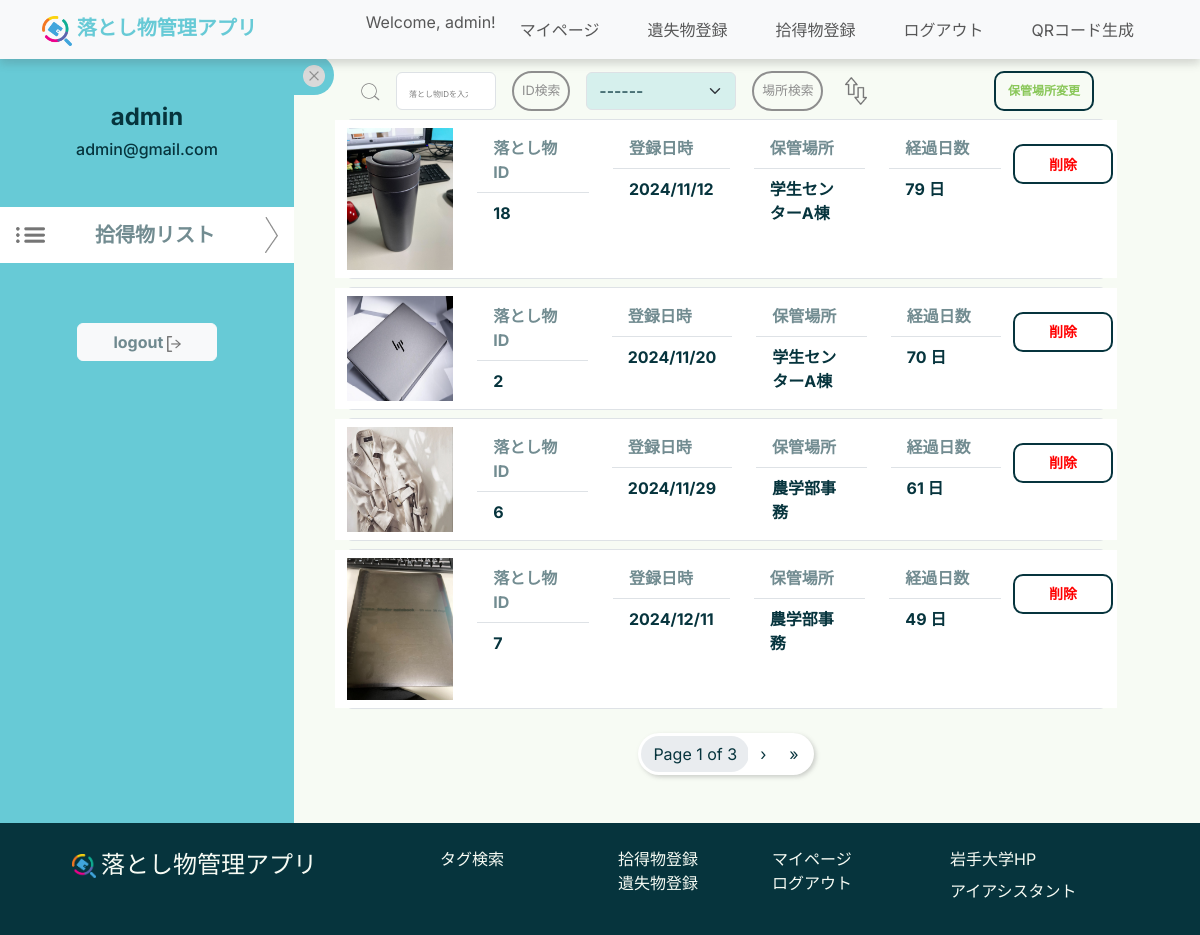
The app's page /mypage/administrator/ (signed in) with its own data.
### top/models.py (models this page shows, shortened)
class ItemImage(models.Model):
    id = models.AutoField(primary_key=True)
    item = models.ForeignKey(Item, on_delete=models.CASCADE, verbose_name="Item")
    image_path = models.ImageField(upload_to='item_images/', max_length=255, blank=True, null=True,
                                   verbose_name='Item Images')
    uploaded_at = models.DateTimeField(auto_now_add=True, null=True, blank=True)

class Item(models.Model):
    item_id = models.AutoField(primary_key=True)
    item_name = models.ForeignKey(ItemsNameTag, on_delete=models.CASCADE, verbose_name="Item Name")
    PorD_location = models.ForeignKey(PickedOrDroppedLocationsTag, on_delete=models.CASCADE,
                                      verbose_name="Picked or Dropped Location")
    storage_location = models.ForeignKey(StorageLocationsTag, on_delete=models.CASCADE, verbose_name="Storage Location", null=True)
    item_type = models.IntegerField(verbose_name="Item Type", help_text="0: Found, 1: Lost")
    status = models.SmallIntegerField(verbose_name="Status", help_text="0: Pending, 1: In Progress, 2: Resolved")
    created_at = models.DateTimeField() # 時間を自動的に更新しない
    updated_at = models.DateTimeField(auto_now=True, null=True, blank=True)
    contact_email = models.EmailField(max_length=100, null=True, blank=True)
    contact_phone = models.CharField(max_length=20, null=True, blank=True)
    description = models.TextField(null=True, blank=True)

class StorageLocationsTag(models.Model):
    storage_location_id = models.AutoField(primary_key=True)
    storage_location_name = models.CharField(max_length=100, verbose_name="Storage Location Name",
                                             help_text="Name of the place to store lost items, e.g., administrative office, library, etc.")
    description = models.TextField(null=True, blank=True)
    def __str__(self):
        return self.storage_location_name

### mypage/views.py (the view, shortened to what this page needs)
# urls.py: path("administrator/", views.admin_mypage, name="admin_mypage"),
def admin_mypage(request):
    search_ID = ""
    storage_tags = StorageLocationsTag.objects.all()
    order = request.session.get("order", "asc") # セッションから現在のorderを取得。デフォルトは'asc'
    selected_location = request.session.get("selected_location", "")  # セッションから選択された保管場所を取得
    if selected_location == "":
        founditemimages = ItemImage.objects.select_related("item").order_by("item__created_at")
    else:
        founditemimages = ItemImage.objects.select_related("item").order_by("item__created_at")
        location = StorageLocationsTag.objects.get(storage_location_name=selected_location)
        founditemimages = founditemimages.filter(item__storage_location=location)
    if order == "asc":
        founditemimages = founditemimages.order_by("item__created_at")
    elif order == "des":
        founditemimages = founditemimages.order_by("-item__created_at")
    if search_ID == "":
        pass
    else:
        search_ID = int(search_ID) # item_idのデータ型はint
        founditemimages = founditemimages.filter(item__item_id=search_ID)
    print(order)
    print(selected_location)
    paginator = Paginator(founditemimages, 4)  # 1ページに10件表示
    page_number = request.GET.get('page', 1)
    page_obj = paginator.get_page(page_number)
    return render(request, "administrator.html", {"founditemimages": page_obj, "storagetags": storage_tags})

### mypage/templates/administrator.html (shortened to what this page needs)
{% extends "base.html" %}
{% load static %}
{% block content %}
<body>
    <div class="container-fluid row" style="display: flex; width: 100%">
        <div class="col-xl-3 col-sm-12 text-center" id="sidebar" style="background-color: #67CAD6">
            <h4 class="fw-bold mt-5">{{ user.username }}</h4>
            <h6 class="mb-5">{{ user.email }}</h6>
            <div class="list row d-flex justify-content-center align-items-center mt-5" style="color: #06343D90; background-color: #FFFFFF; margin-bottom:60px;">
                <img src="{% static 'imgs\icons\LIST.png' %}" class="col-1" style="width: auto; height: 1em"></img>
                <h4 class="my-3 col-8 fw-bold" style="font-size: 20px;">拾得物リスト</h4>
                <img src="{% static 'imgs\icons\SCROLL ARROW side.png' %}" id="list-arrow" class="col-1" style="width: auto; height: auto"></img>
            </div>
            <a class="navbar-brand" href="{% url 'lostitem:logout' %}">
                <button type="button" class="btn btn-light fw-bold logout mb-5" style="color: #06343D90; width: 140px">
                    logout
                    <img src="{% static 'imgs\icons\logout.png' %}" style="width:auto; height:1em">
                </button>
            </a>
        </div>
        <button id="toggle-btn" class="btn btn-info btn-sm side-btn fw-bold">
            <img src="{% static 'imgs/icons/Component 3.png' %}" id="pls-btn" style="width: 22px; height: 22px;">
        </button>
        <div class="col-xl-8 col-sm-12 my-2" id="main-content">
            <form method="POST">
                <div class="container-fluid">
                    <div class="d-flex flex-column flex-md-row justify-content-between my-2 mb-md-0 gap-3">
                        <div class="d-flex justify-content-center align-items-center">
                            <img src="{% static 'imgs\icons\SEARCH I.png' %}" class="me-3" width="22" height="22">
                            <input type="number" id="searchBox" name="IDsearch" class="form-control me-3" placeholder="落とし物IDを入力" style="width: 100px;" onkeyup="searchButtons()">
                            <button type="submit" class="top-seach-btn p-2 me-3" name="action" value="search" style="white-space: nowrap; ;">ID検索</button>
                            <select id="location" style="width: 150px; background-color: #53C3D233; color: #06343D;" name="search_location" class="form-select me-3">
                                <option value="">------</option>
                            </select>
                            <button type="submit" class="top-seach-btn p-2 me-3" name="action" value="search_location" style="white-space: nowrap;">場所検索</button>
                            <button type="submit" style="height:30px; border: none; background: transparent;" name="action" value="change_order">
                                <img src="{% static 'imgs\icons\arrow.png' %}" alt="Change Order" style="height: 100%;">
                            </button>
                        </div>
                        <div class="d-flex justify-content-end align-items-center">
                            <button type="button" data-bs-toggle="modal" data-bs-target="#MovingMdl" class="btn btn-outline-secondary custom-green fw-bold"
                                    style="width: 100px; height: 40px; color: #8ac75a; border-color: #06343D; border-width: 2px; border-radius: 10px; font-size: 12px;">
                                保管場所変更
                            </button>
                        </div>
                    </div>
                </div>
            </form>
            {% if founditemimages %}
                <div id="content-desktop" style="display:none;">
                    {% for image in founditemimages %}
                        <div class="border my-2 rounded">
                            <div class="row" style="background-color: #FFFFFF;">
                                <img src="{{ image.image_path.url }}" class="col-2 my-2">
                                <div class="col my-2">
                                    <ul class="list-group list-group-flush no-underline">
                                        <li class="list-group-item fw-bold" style="color: #06343D90">落とし物ID</li>
                                        <li class="list-group-item fw-bold" style="color: #06343D">{{ image.item.item_id }}</li>
                                    </ul>
                                </div>
                                <div class="col my-2">
                                    <ul class="list-group list-group-flush no-underline">
                                        <li class="list-group-item fw-bold" style="color: #06343D90">登録日時</li>
                                        <li class="list-group-item fw-bold" style="color: #06343D">{{ image.item.created_at|date:"Y/m/d" }}</li>
                                    </ul>
                                </div>
                                <div class="col my-2">
                                    <ul class="list-group list-group-flush no-underline">
                                        <li class="list-group-item fw-bold" style="color: #06343D90">保管場所</li>
                                        <li class="list-group-item fw-bold" style="color: #06343D">{{ image.item.storage_location }}</li>
                                    </ul>
                                </div>
                                <div class="col my-2">
                                    <ul class="list-group list-group-flush no-underline">
                                        <li class="list-group-item fw-bold" style="color: #06343D90">経過日数</li>
                                        <li class="list-group-item fw-bold" style="color: #06343D">
                                            <span class="elapsed-days" data-created-at="{{ image.item.created_at|date:"Y-m-d H:i:s" }}"></span>
                                        </li>
                                    </ul>
                                </div>
                                <button type="button" class="btn btn-outline-secondary custom-red fw-bold mt-4 me-1 delete-btn"
                                        data-id="{{ image.item.item_id  }}" data-name="{{ image.item.item_id }}"
                                        style="width: 100px; height: 40px; color: #ff0000; border-color: #06343D; border-width: 2px; border-radius: 10px; font-size: 14px;"
                                        data-bs-toggle="modal" data-bs-target="#delete-modal">
                                        削除
                                </button>
                            </div>
                        </div>
                    {% endfor %}
                </div>
                <div class="d-flex justify-content-center my-4">
                    <ul class="pagination">
                        <li class="page-item disabled">
                            <span class="page-link">Page {{ founditemimages.number }} of {{ founditemimages.paginator.num_pages }}</span>
                        </li>
                        {% if founditemimages.has_next %}
                            <li class="page-item">
                                <a class="page-link" href="?page={{ founditemimages.next_page_number }}" aria-label="Next">›</a>
                            </li>
                            <li class="page-item">
                                <a class="page-link" href="?page={{ founditemimages.paginator.num_pages }}" aria-label="Last">»</a>
                            </li>
                        {% endif %}
                    </ul>
                </div>
            {% else %}
                <br><br>
                <p>そのような落とし物は登録されていません</p>
            {% endif %}
        </div>
    </div>
</body>
{% endblock content %}

### templates/base.html (shortened to what this page needs)
{% load static %}
<!DOCTYPE html>
<html lang="en">
<head>
    <link rel="stylesheet" href="{% static 'css/style.css' %}">
    <link rel="stylesheet" href="{% static 'css/top.css' %}">
    <link rel="stylesheet" href="{% static 'css/lost_item_register.css' %}">
    <link href="https://cdn.jsdelivr.net/npm/bootstrap@5.3.3/dist/css/bootstrap.min.css" rel="stylesheet"
>
</head>
<body>
<main>
    <nav class="navbar fixed-top navbar-expand-lg navbar-light bg-light" id="header">
        <div class="container">
            <a class="navbar-brand" href="{% url 'top:home' %}">
                <img src="{% static 'imgs/illustrations/1. FINAL logo png.png' %}" alt="" width="30" height="24"
                     class="d-inline-block align-text-top img-fluid">
                落とし物管理アプリ
            </a>
            <div class="collapse navbar-collapse" id="navbarXL" align="right">
                <ul class="navbar-nav ml-auto">
                    {% if user.is_superuser %}
                        <li class="nav-item">
                            <span class="navbar-text">Welcome, {{ user.username }}!</span>
                        </li>
                        <li class="nav-item mx-3">
                            <a class="nav-link" href="{% url 'mypage:admin_mypage' %}">マイページ</a>
                        </li>
                        <li class="nav-item mx-3">
                            <a class="nav-link" href="{% url 'lostitem:tolostitemregister' %}">遺失物登録</a>
                        </li>
                        <li class="nav-item mx-3">
                            <a class="nav-link" href="{% url 'founditem:tofounditemregister' %}">拾得物登録</a>
                        </li>
                        <li class="nav-item mx-3">
                            <a class="nav-link" href="{% url 'lostitem:logout' %}">ログアウト</a>
                        </li>
                    {% endif %}
                    {% if user.is_authenticated and user.is_superuser %}
                         <div align="right">
                        <li class="nav-item mx-3">
                            <button class="nav-link btn btn-link" id="generateQrBtn">QRコード生成</button>
                        </li>
                        </div>
                    {% endif %}
                </ul>
            </div>
        </div>
    </nav>
    <div style="margin-top: 55px;">
        {% block content %}{% endblock %}
    </div>
</main>
</body>
<footer>
    <div class="row px-4 py-4 mt-0 mx-4 d-flex justify-content-center">
        <div class="footerlogo col-lg-4 col-sm-12 mb-4">
            <a class="footer-brand" href="{% url 'top:home' %}"><img src="{% static "imgs/illustrations/1. FINAL logo png.png" %}">落とし物管理アプリ</a>
        </div>
        <div class="footer-contents col-lg-8 col-sm-12 row">
            <div class="col-lg-3 col-sm-12 mb-3">
                <a class="footer-link" href="{% url 'top:home' %}#tag-search">タグ検索</a>
            </div>
            {% if user.is_superuser %}
                <div class="col-lg-3 col-sm-12 row mb-3">
                    <div class="col-12">
                        <a class="footer-link" href="{% url 'founditem:tofounditemregister' %}">拾得物登録</a>
                    </div>
                    <div class="col-12">
                        <a class="footer-link" href="{% url 'lostitem:tolostitemregister' %}">遺失物登録</a>
                    </div>
                </div>
                <div class="col-lg-3 col-sm-12 mb-3">
                    <div class="col-12">
                        <a class="footer-link" href="{% url 'mypage:admin_mypage' %}">マイページ</a>
                    </div>
                    <div class="col-12">
                        <a class="footer-link" href="{% url 'lostitem:logout' %}">ログアウト</a>
                    </div>
                </div>
            {% endif %}
            <div class="col-lg-3 col-sm-12 row">
                <div class="col-12">
                    <a class="footer-link" href="https://www.iwate-u.ac.jp/">岩手大学HP</a>
                </div>
                <div class="col-12">
                    <a class="footer-link" href="https://ia2.iwate-u.ac.jp/websyllabus/login/slbsCtlLogin.php">アイアシスタント</a>
                </div>
            </div>
        </div>
    </div>
</footer>
</html>

### records on screen
ItemImage: image_path (picture), item.item_id "18", item.created_at "2024/11/12", item.storage_location "学生センターA棟"
ItemImage: image_path (picture), item.item_id "2", item.created_at "2024/11/20", item.storage_location "学生センターA棟"
ItemImage: image_path (picture), item.item_id "6", item.created_at "2024/11/29", item.storage_location "農学部事務"
ItemImage: image_path (picture), item.item_id "7", item.created_at "2024/12/11", item.storage_location "農学部事務"

### other values on screen
{{ user.username }} "admin"
{{ user.email }} "admin@gmail.com"
{{ founditemimages.number }} "1"
{{ founditemimages.paginator.num_pages }} "3"
